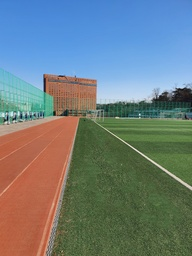
#> input picture 2.detection/1.ela/test.jpg, 192 x 256 px, shrunk from 1620 x 2160 before the run
$ python main.py ../../2.detection/1.ela/test.jpg 5
#> lines starting #> are read from the running program, lines starting #| are printed output that depends on the picture
# source: https://github.com/cdsvitbhopal/ProjectArena-ML/tree/main/Image%20Upscaling%20using%20Bicubic%20Interpolation
import cv2
import numpy as np
import sys
import os
import argparse

parser = argparse.ArgumentParser()
parser.add_argument('in_path', metavar='input_img', type=str, help='path to input image')
parser.add_argument('quality', type=int, help='desired quality')
args = parser.parse_args()

input_file = args.in_path

if not os.path.isfile(input_file):
    raise Exception(f"Input file '{input_file}' does not exist.")

input_dir = os.path.dirname(input_file)

image = cv2.imread(input_file)
#> image is the input picture: shape (256, 192, 3); mean B, G, R 127.4, 125.5, 110.7

height = image.shape[0]
#> height = 256
width = image.shape[1]
#> width = 192

b, g, r = cv2.split(image)

r_upscale = np.zeros((int(height * 2), int(width * 2)))
g_upscale = np.zeros((int(height * 2), int(width * 2)))
b_upscale = np.zeros((int(height * 2), int(width * 2)))

for i in range(0, r_upscale.shape[0], 2):
    for j in range(0, r_upscale.shape[1], 2):
        r_upscale[i, j] = r[int(i/2), int(j/2)]
        g_upscale[i, j] = g[int(i/2), int(j/2)]
        b_upscale[i, j] = b[int(i/2), int(j/2)]

for i in range(0, r_upscale.shape[0], 2):
    for j in range(1, r_upscale.shape[1], 2):
        if j % 2 != 0:
            if j < 2 or j >= r_upscale.shape[1] - 3:
                r_upscale[i, j] = r_upscale[i, j-1]
                g_upscale[i, j] = g_upscale[i, j-1]
                b_upscale[i, j] = b_upscale[i, j-1]

            else:
                t = 0.5
                tt = t**2
                ttt = t**3

                q1 = (-ttt + 2*tt - t) / 2
                q2 = (3*ttt - 5*tt + 2) / 2
                q3 = (-3*ttt + 4*t + t) / 2
                q4 = (ttt - tt) / 2

                p1 = r_upscale[i, j-3]
                p2 = r_upscale[i, j-1]
                p3 = r_upscale[i, j+1]
                p4 = r_upscale[i, j+3]

                r_upscale[i, j] = round(p1 * q1 + p2 * q2 + p3 * q3 + p4 * q4)

                p1 = g_upscale[i, j-3]
                p2 = g_upscale[i, j-1]
                p3 = g_upscale[i, j+1]
                p4 = g_upscale[i, j+3]

                g_upscale[i, j] = round(p1 * q1 + p2 * q2 + p3 * q3 + p4 * q4)

                p1 = b_upscale[i, j-3]
                p2 = b_upscale[i, j-1]
                p3 = b_upscale[i, j+1]
                p4 = b_upscale[i, j+3]

                b_upscale[i, j] = round(p1 * q1 + p2 * q2 + p3 * q3 + p4 * q4)
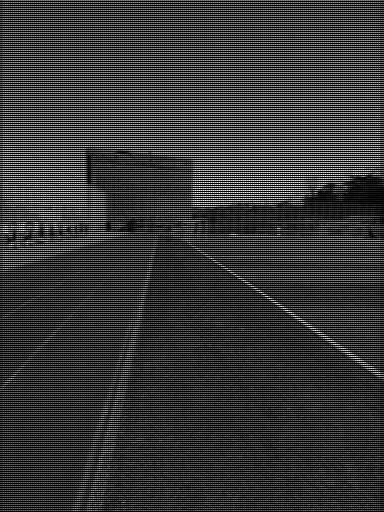
#> g_upscale: shape (512, 384) float64; min 0, max 357, mean 78.2; drawn with min black and max white
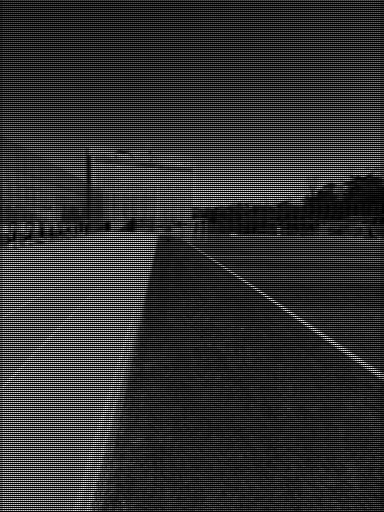
#> r_upscale: shape (512, 384) float64; min 0, max 347, mean 68.9; drawn with min black and max white

for j in range(0, r_upscale.shape[1], 2):
    for i in range(1, r_upscale.shape[0], 2):
        if i % 2 != 0:
            if i < 2 or i >= r_upscale.shape[0] - 3:
                r_upscale[i, j] = r_upscale[i-1, j]
                g_upscale[i, j] = g_upscale[i-1, j]
                b_upscale[i, j] = b_upscale[i-1, j]

            else:
                t = 0.5
                tt = t**2
                ttt = t**3

                q1 = (-ttt + 2*tt - t) / 2
                q2 = (3*ttt - 5*tt + 2) / 2
                q3 = (-3*ttt + 4*t + t) / 2
                q4 = (ttt - tt) / 2

                p1 = r_upscale[i-3, j]
                p2 = r_upscale[i-1, j]
                p3 = r_upscale[i+1, j]
                p4 = r_upscale[i+3, j]

                r_upscale[i, j] = round(p1 * q1 + p2 * q2 + p3 * q3 + p4 * q4)

                p1 = g_upscale[i-3, j]
                p2 = g_upscale[i-1, j]
                p3 = g_upscale[i+1, j]
                p4 = g_upscale[i+3, j]

                g_upscale[i, j] = round(p1 * q1 + p2 * q2 + p3 * q3 + p4 * q4)

                p1 = b_upscale[i-3, j]
                p2 = b_upscale[i-1, j]
                p3 = b_upscale[i+1, j]
                p4 = b_upscale[i+3, j]

                b_upscale[i, j] = round(p1 * q1 + p2 * q2 + p3 * q3 + p4 * q4)

for i in range(1, r_upscale.shape[0], 2):
    for j in range(1, r_upscale.shape[1], 2):
        if j<3 or j>r_upscale.shape[1]-5 or i<3 or i>r_upscale.shape[0]-5:
            r_upscale[i, j] = r_upscale[i-1, j]
            g_upscale[i, j] = g_upscale[i-1, j]
            b_upscale[i, j] = b_upscale[i-1, j]

        else:
            t = 0.5
            tt = t**2
            ttt = t**3

            q1 = (-ttt + 2*tt - t) / 2
            q2 = (3*ttt - 5*tt + 2) / 2
            q3 = (-3*ttt + 4*t + t) / 2
            q4 = (ttt - tt) / 2

            p1 = r_upscale[i-3, j]
            p2 = r_upscale[i-1, j]
            p3 = r_upscale[i+1, j]
            p4 = r_upscale[i+3, j]

            r_upscale[i, j] = round(p1 * q1 + p2 * q2 + p3 * q3 + p4 * q4)

            p1 = g_upscale[i-3, j]
            p2 = g_upscale[i-1, j]
            p3 = g_upscale[i+1, j]
            p4 = g_upscale[i+3, j]

            g_upscale[i, j] = round(p1 * q1 + p2 * q2 + p3 * q3 + p4 * q4)

            p1 = b_upscale[i-3, j]
            p2 = b_upscale[i-1, j]
            p3 = b_upscale[i+1, j]
            p4 = b_upscale[i+3, j]

            b_upscale[i, j] = round(p1 * q1 + p2 * q2 + p3 * q3 + p4 * q4)
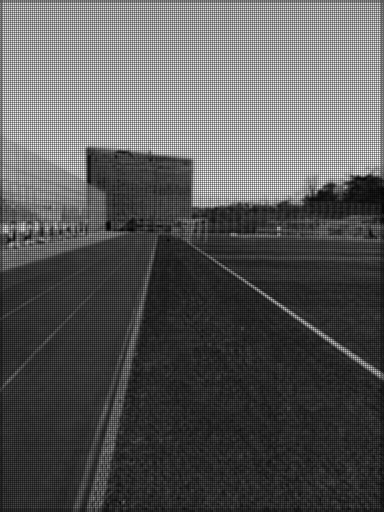
#> b_upscale: shape (512, 384) float64; min 8, max 554, mean 197.5; drawn with min black and max white
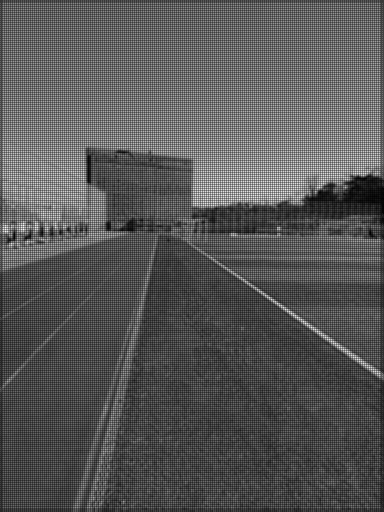
#> g_upscale: shape (512, 384) float64; min 13, max 538, mean 194.8; drawn with min black and max white
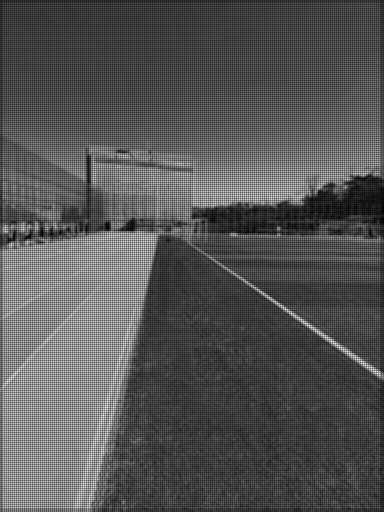
#> r_upscale: shape (512, 384) float64; min -3, max 516, mean 171.8; drawn with min black and max white

frame_upscale = cv2.merge([b_upscale, g_upscale, r_upscale])
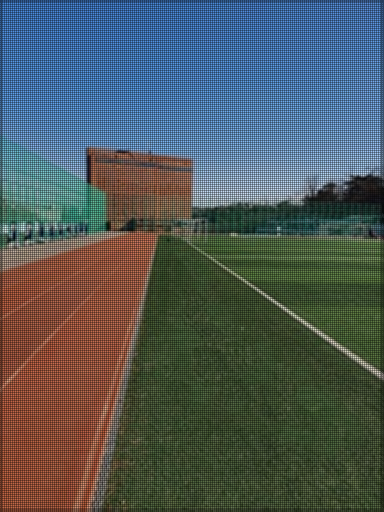
#> frame_upscale: shape (512, 384, 3) float64; mean of channels 0, 1, 2 197.5, 194.8, 171.8; drawn with min black and max white

input_dir = os.path.dirname(input_file)
output_file = os.path.join(input_dir, os.path.splitext(os.path.basename(input_file))[0]+'_upscaled' + str(args.quality) + '.jpg')
cv2.imwrite(output_file, frame_upscale)
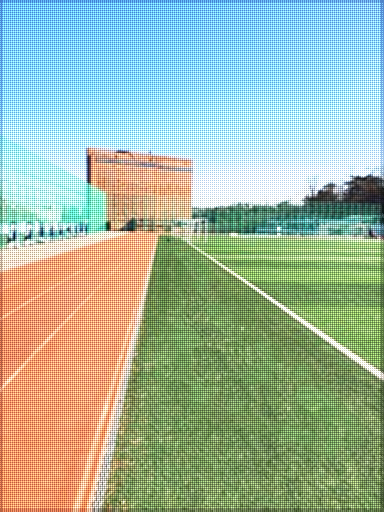
#> saved as test_upscaled5.jpg: shape (512, 384, 3); mean B, G, R 161, 181.7, 159.7
